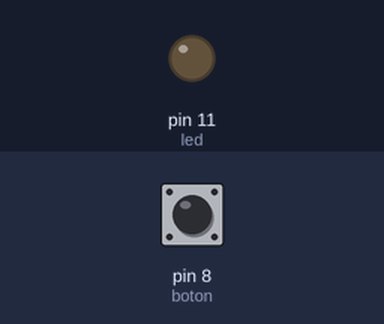
A sketch run on a simulated Arduino Uno, built with avr-gcc and run on an emulated ATmega328P. Parts: output pins drawn as LEDs (lit = HIGH). Dashed ring = blinking. Inputs (shaded band) come from the test bench; at power-on: pin 8 (boton) LOW.

Above: at 1.2 s.
1.3 s: pin 8 (boton) pulled HIGH for 1 s
At 3.4 s:
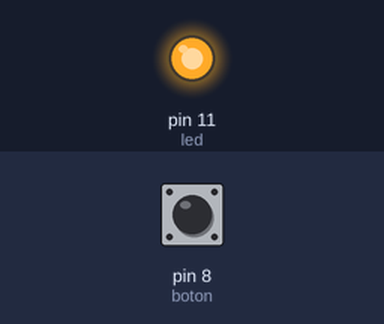
3.8 s: pin 8 (boton) pulled HIGH for 0.15 s
At 4.7 s:
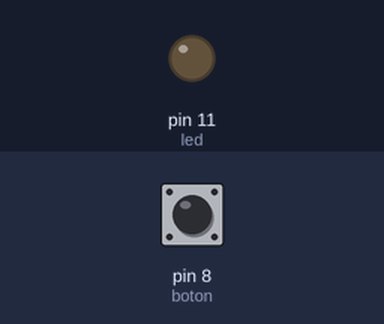
5.4 s: pin 8 (boton) pulled HIGH for 3.2 s
At 5.5 s:
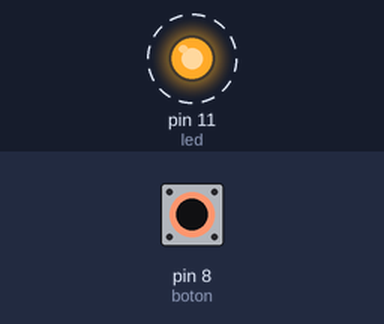
Timing chart, 0 to 9.9 s (numbered marks = the images above; inputs shaded):
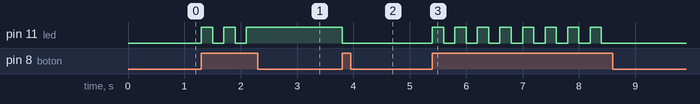

Measured:
- after the input at 1.3 s, pin 11 (led): alternates HIGH for 0.20 s and LOW for 0.20 s, 5 changes in all, then stays HIGH, starting at once
- after the input at 3.8 s, pin 11 (led): HIGH → LOW at once
- after the input at 5.4 s, pin 11 (led): alternates HIGH for 0.20 s and LOW for 0.20 s, 16 changes in all, then stays LOW, starting at once

The sketch:

e3_alternativa_para_guardar_estado.ino
```cpp
int led = 11;

int boton = 8;
int estadoBoton = 0;

int estado = 0;

void setup() {

  pinMode(led, OUTPUT);
  pinMode(boton, INPUT);

}


void loop() {

  estadoBoton = digitalRead(boton);

  if (estadoBoton == 1) {

    digitalWrite(led, !digitalRead(led));

    delay(200);

  }


}
```

enc.cpp
```cpp
int boton = 8;
int estadoBoton = 0;
int led = 11;

void setup() {

  pinMode(led, OUTPUT);
  pinMode(boton, INPUT);

}

void loop() {

  estadoBoton = digitalRead(boton);

  if (estadoBoton == 1) {

    digitalWrite(led, HIGH);
    delay(300);
    digitalWrite(led, LOW);
    delay(300);

  } else {

    digitalWrite(led, LOW);

  }

}
```
